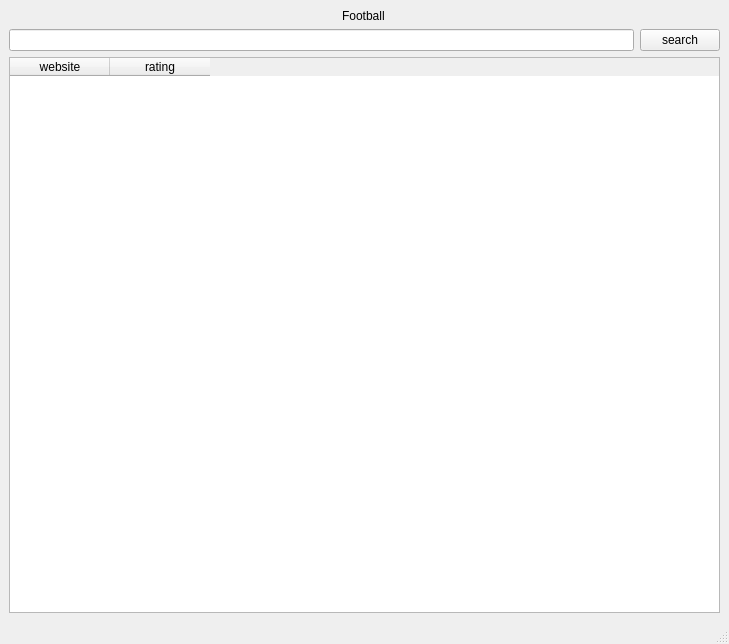
<?xml version="1.0" encoding="UTF-8"?>
<ui version="4.0">
 <class>MainWindow</class>
 <widget class="QMainWindow" name="MainWindow">
  <property name="geometry">
   <rect>
    <x>0</x>
    <y>0</y>
    <width>729</width>
    <height>644</height>
   </rect>
  </property>
  <property name="windowTitle">
   <string>MainWindow</string>
  </property>
  <widget class="QWidget" name="centralwidget">
   <layout class="QGridLayout" name="gridLayout">
    <item row="1" column="1">
     <widget class="QPushButton" name="pushButton">
      <property name="text">
       <string>search</string>
      </property>
     </widget>
    </item>
    <item row="1" column="0">
     <widget class="QLineEdit" name="lineEdit"/>
    </item>
    <item row="0" column="0" colspan="2" alignment="Qt::AlignHCenter|Qt::AlignVCenter">
     <widget class="QLabel" name="label">
      <property name="minimumSize">
       <size>
        <width>45</width>
        <height>0</height>
       </size>
      </property>
      <property name="styleSheet">
       <string notr="true">font: 20pt &quot;Janyss Brush&quot;;</string>
      </property>
      <property name="text">
       <string>Football</string>
      </property>
     </widget>
    </item>
    <item row="2" column="0" colspan="2">
     <widget class="QTableWidget" name="tableWidget">
      <column>
       <property name="text">
        <string>website</string>
       </property>
      </column>
      <column>
       <property name="text">
        <string>rating</string>
       </property>
      </column>
     </widget>
    </item>
   </layout>
  </widget>
  <widget class="QMenuBar" name="menubar">
   <property name="geometry">
    <rect>
     <x>0</x>
     <y>0</y>
     <width>729</width>
     <height>26</height>
    </rect>
   </property>
  </widget>
  <widget class="QStatusBar" name="statusbar"/>
 </widget>
 <resources/>
 <connections/>
</ui>
